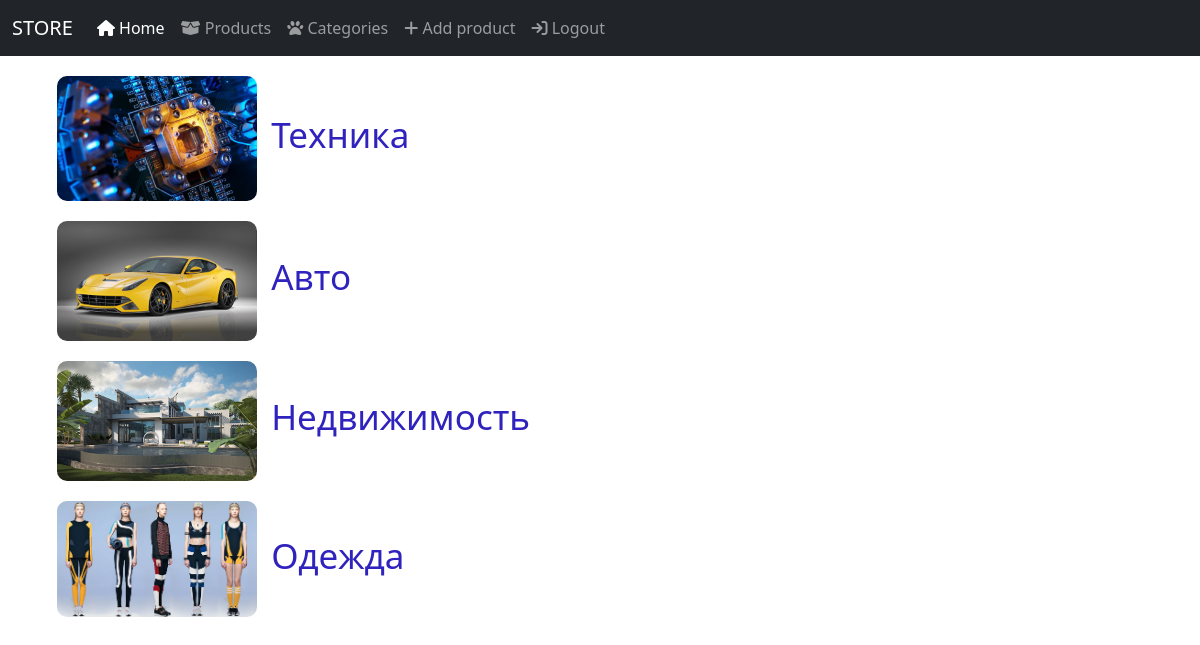
Page /categories/ on the committed database.
### posts/models.py (models this page shows, shortened)
class Category(models.Model):
    name = models.CharField(max_length=255)
    image = models.ImageField(null=True)

### posts/views.py (the view)
# urls.py: path('categories/', show_categories, name='categories'),
def show_categories(request):
    categories = Category.objects.all()
    context = {
        'categories': categories
    }
    return render(request, 'categories/categories.html', context=context)

### posts/templates/categories/categories.html (shortened to what this page needs)
{% extends 'layouts/index.html' %}
{% block content %}
  {% for category in categories %}
  <div class="cats">
      <ul>
        <li><a href="/posts/?category_id={{ category.id }}"><img width="200px" src="/media/{{ category.image }}" alt=""></a> <a href="/posts/?category_id={{ category.id }}">{{category.name}}</a> </li>
      </ul>
  </div>
  {% endfor %}
{% endblock %}

### posts/templates/categories/categories.html (style rules this page uses)
.cats li { list-style-type: none; }
.cats { margin: 20px; }
.cats a { text-decoration: none; font-size: 35px; color: #2f22bd; padding: 5px; }
.cats img { border-radius: 10px }

### rows in the picture
Category: image (picture), name "Техника"
Category: image (picture), name "Авто"
Category: image (picture), name "Недвижимость"
Category: image (picture), name "Одежда"
